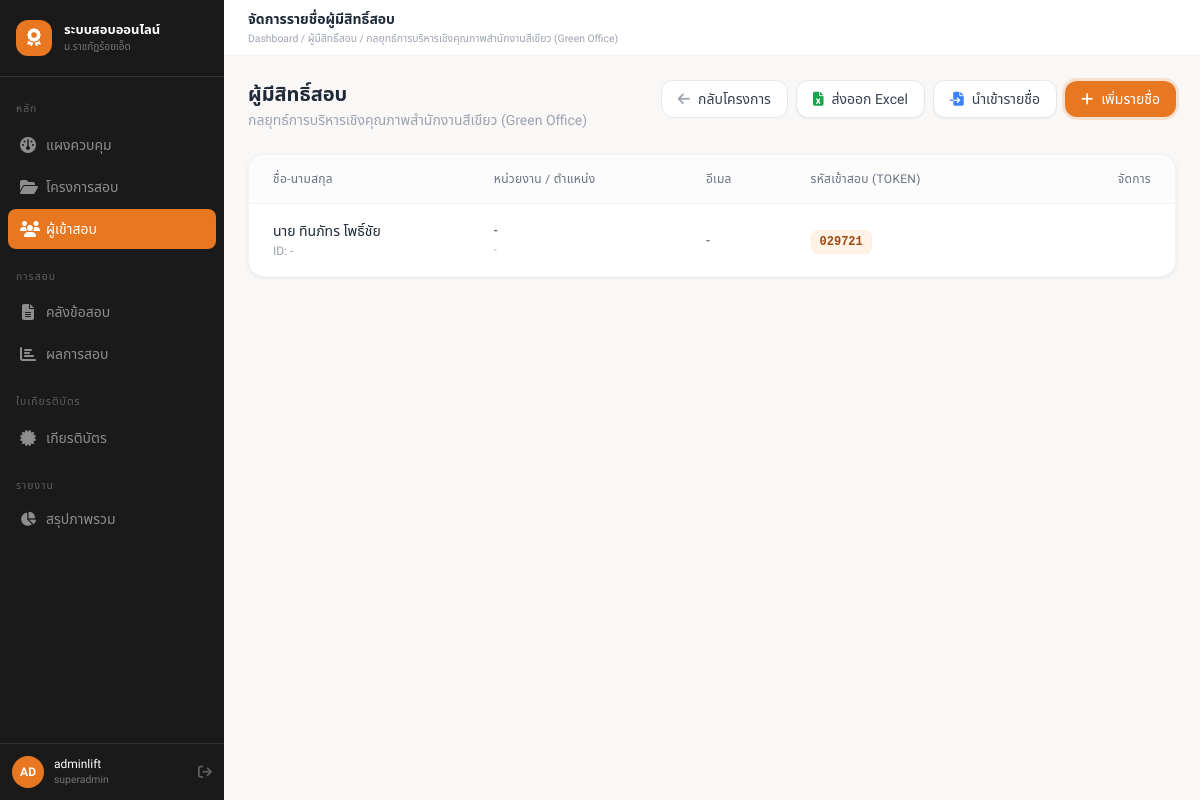
Screenshot of /admin/participants/?project_id=1 (signed in) with the database file from the repository.
### tables this page shows
CREATE TABLE `projects` (
  `id` int NOT NULL AUTO_INCREMENT,
  `name` varchar(255) NOT NULL,
  `code` varchar(50) DEFAULT NULL,
  `description` text,
  `organizer` varchar(255) DEFAULT NULL,
  `location` varchar(255) DEFAULT NULL,
  `start_date` date DEFAULT NULL,
  `end_date` date DEFAULT NULL,
  `exam_start` datetime DEFAULT NULL,
  `exam_end` datetime DEFAULT NULL,
  `manual_override` tinyint(1) DEFAULT '0',
  `warning_before` int DEFAULT '30',
  `allow_early_login` tinyint(1) DEFAULT '0',
  `auto_submit_on_close` tinyint(1) DEFAULT '1',
  `pass_score` decimal(5,2) DEFAULT '70.00',
  `max_attempts` int DEFAULT '1',
  `time_limit_min` int DEFAULT '60',
  `question_count` int DEFAULT '0',
  `randomize_questions` tinyint(1) DEFAULT '1',
  `randomize_choices` tinyint(1) DEFAULT '1',
  `show_result_immediately` tinyint(1) DEFAULT '1',
  `cert_template_id` int DEFAULT NULL,
  `cert_number_prefix` varchar(20) DEFAULT 'CERT',
  `cert_sequence` int DEFAULT '1',
  `status` enum('draft','active','closed') DEFAULT 'draft',
  `created_by` int DEFAULT NULL,
  `created_at` timestamp NULL DEFAULT CURRENT_TIMESTAMP,
  `updated_at` timestamp NULL DEFAULT CURRENT_TIMESTAMP ON UPDATE CURRENT_TIMESTAMP,
  PRIMARY KEY (`id`),
  UNIQUE KEY `code` (`code`),
  KEY `cert_template_id` (`cert_template_id`),
  KEY `created_by` (`created_by`),
  CONSTRAINT `projects_ibfk_1` FOREIGN KEY (`cert_template_id`) REFERENCES `cert_templates` (`id`),
  CONSTRAINT `projects_ibfk_2` FOREIGN KEY (`created_by`) REFERENCES `admins` (`id`)
);

CREATE TABLE `participants` (
  `id` int NOT NULL AUTO_INCREMENT,
  `project_id` int NOT NULL,
  `title` varchar(30) DEFAULT NULL,
  `first_name` varchar(100) NOT NULL,
  `last_name` varchar(100) NOT NULL,
  `organization` varchar(200) DEFAULT NULL,
  `position` varchar(150) DEFAULT NULL,
  `email` varchar(150) DEFAULT NULL,
  `phone` varchar(20) DEFAULT NULL,
  `id_card` varchar(13) DEFAULT NULL,
  `access_token` varchar(64) NOT NULL,
  `note` text,
  `import_batch` varchar(50) DEFAULT NULL,
  `created_by` int DEFAULT NULL,
  `created_at` timestamp NULL DEFAULT CURRENT_TIMESTAMP,
  PRIMARY KEY (`id`),
  UNIQUE KEY `access_token` (`access_token`),
  KEY `created_by` (`created_by`),
  KEY `idx_project_name` (`project_id`,`first_name`,`last_name`),
  KEY `idx_token` (`access_token`),
  CONSTRAINT `participants_ibfk_1` FOREIGN KEY (`project_id`) REFERENCES `projects` (`id`) ON DELETE CASCADE,
  CONSTRAINT `participants_ibfk_2` FOREIGN KEY (`created_by`) REFERENCES `admins` (`id`)
);

### controllers/ParticipantController.php (called while the page is built, shortened)
<?php
require_once ROOT_PATH . '/models/Admin.php';
require_once ROOT_PATH . '/models/Project.php';
require_once ROOT_PATH . '/models/Participant.php';
class ParticipantController
{
    private function ensureProject(int $projectId): ?array
    {
        return getProject($projectId);
    }
    public function index(): void
    {
        $projectId = (int) ($_GET['project_id'] ?? 0);
        $project = $this->ensureProject($projectId);
        $participants = getParticipantsByProject($projectId);
        $participantMode = 'list';
        $pageTitle = 'จัดการรายชื่อผู้มีสิทธิ์สอบ';
        $breadcrumb = ['Dashboard', 'ผู้มีสิทธิ์สอบ', $project['name']];
        require VIEWS_PATH . '/layout/admin.php';
    }
}

### config/database.php (called while the page is built, shortened)
<?php
require_once __DIR__ . '/config.php';
function getDB(): PDO
{
    static $pdo = null;
    if ($pdo instanceof PDO) {
        return $pdo;
    }
    $dsn = sprintf('mysql:host=%s;dbname=%s;charset=%s', DB_HOST, DB_NAME, DB_CHARSET);
    try {
        $pdo = new PDO($dsn, DB_USER, DB_PASS, [
            PDO::ATTR_ERRMODE => PDO::ERRMODE_EXCEPTION,
            PDO::ATTR_DEFAULT_FETCH_MODE => PDO::FETCH_ASSOC,
            PDO::ATTR_EMULATE_PREPARES => false,
        ]);
        $pdo->exec("SET time_zone = '+07:00'");
        return $pdo;
    } catch (PDOException $e) {
        error_log('Database connection failed: ' . $e->getMessage());
        http_response_code(500);
        exit('Database connection failed.');
    }
}

### models/Project.php (called while the page is built, shortened)
<?php
function getProject(int $id): ?array
{
    $stmt = getDB()->prepare('
        SELECT p.*,
            (SELECT COUNT(*) FROM participants pp WHERE pp.project_id = p.id) AS participant_count,
            (SELECT COUNT(*) FROM questions q WHERE q.project_id = p.id) AS question_count_total
        FROM projects p
        WHERE p.id = ? LIMIT 1
    ');
    $stmt->execute([$id]);
    $project = $stmt->fetch();
    return $project ?: null;
}

### config/config.php (called while the page is built, shortened)
<?php
function e(?string $value): string
{
    return htmlspecialchars((string) $value, ENT_QUOTES, 'UTF-8');
}
require_once __DIR__ . '/database.php';

### models/Participant.php (called while the page is built, shortened)
<?php
function getParticipantsByProject(int $projectId): array
{
    $stmt = getDB()->prepare('
        SELECT *
        FROM participants
        WHERE project_id = ?
        ORDER BY created_at DESC, first_name ASC, last_name ASC
    ');
    $stmt->execute([$projectId]);
    return $stmt->fetchAll();
}

### views/participants/index.php (the view, shortened to what this page needs)
<?php
$participantMode = $participantMode ?? 'list';
?>
<?php if ($participantMode === 'list'): ?>
    <div class="mb-6 flex flex-col md:flex-row md:items-start justify-between gap-4 fade-up">
        <div>
            <h2 class="text-xl font-semibold text-gray-800">ผู้มีสิทธิ์สอบ</h2>
            <p class="text-sm text-gray-400 mt-0.5"><?= e($project['name']) ?></p>
        </div>
        <div class="flex flex-wrap gap-2">
            <a href="<?= e(BASE_URL) ?>/admin/projects/detail.php?id=<?= (int) $projectId ?>" class="inline-flex items-center px-4 py-2 bg-white border border-gray-200 hover:bg-gray-50 text-gray-700 text-sm font-medium rounded-xl transition-colors">
                <i class="fas fa-arrow-left mr-2 text-gray-400"></i> กลับโครงการ
            </a>
            <div class="flex items-center gap-2">
                <a href="<?= e(BASE_URL) ?>/admin/participants/export.php?project_id=<?= (int) $projectId ?>" class="inline-flex items-center px-4 py-2 bg-white border border-gray-200 hover:bg-gray-50 text-gray-700 text-sm font-medium rounded-xl transition-colors shadow-sm">
                    <i class="fas fa-file-excel mr-2 text-green-600"></i> ส่งออก Excel
                </a>
                <a href="<?= e(BASE_URL) ?>/admin/participants/import.php?project_id=<?= (int) $projectId ?>" class="inline-flex items-center px-4 py-2 bg-white border border-gray-200 hover:bg-gray-50 text-gray-700 text-sm font-medium rounded-xl transition-colors shadow-sm">
                    <i class="fas fa-file-import mr-2 text-blue-500"></i> นำเข้ารายชื่อ
                </a>
                <a href="<?= e(BASE_URL) ?>/admin/participants/create.php?project_id=<?= (int) $projectId ?>" class="inline-flex items-center px-4 py-2 bg-primary-400 hover:bg-primary-500 text-white text-sm font-medium rounded-xl transition-colors shadow-orange shadow-md">
                    <i class="fas fa-plus mr-2"></i> เพิ่มรายชื่อ
                </a>
            </div>
        </div>
    </div>
    <div class="bg-white rounded-2xl border border-gray-100 shadow-card overflow-hidden fade-up fade-up-1">
        <div class="overflow-x-auto">
            <table id="participants-table" class="w-full text-left border-collapse">
                <thead>
                    <tr class="bg-gray-50/50 border-b border-gray-100 text-xs font-semibold text-gray-500 tracking-wide uppercase">
                        <th class="px-6 py-4 font-medium">ชื่อ-นามสกุล</th>
                        <th class="px-6 py-4 font-medium">หน่วยงาน / ตำแหน่ง</th>
                        <th class="px-6 py-4 font-medium">อีเมล</th>
                        <th class="px-6 py-4 font-medium">รหัสเข้าสอบ (Token)</th>
                        <th class="px-6 py-4 text-right font-medium">จัดการ</th>
                    </tr>
                </thead>
                <tbody class="divide-y divide-gray-100 text-sm">
                <?php foreach ($participants as $participant): ?>
                    <tr class="hover:bg-primary-50/30 transition-colors group">
                        <td class="px-6 py-4">
                            <div class="font-medium text-gray-800"><?= e(trim(($participant['title'] ? $participant['title'] . ' ' : '') . $participant['first_name'] . ' ' . $participant['last_name'])) ?></div>
                            <div class="text-xs text-gray-400 mt-0.5">ID: <?= e($participant['id_card'] ?: '-') ?></div>
                        </td>
                        <td class="px-6 py-4">
                            <div class="text-gray-700 font-medium"><?= e($participant['organization'] ?: '-') ?></div>
                            <div class="text-xxs text-gray-400"><?= e($participant['position'] ?: '-') ?></div>
                        </td>
                        <td class="px-6 py-4 text-gray-600"><?= e($participant['email'] ?: '-') ?></td>
                        <td class="px-6 py-4">
                            <code class="px-2 py-1 bg-primary-50 text-primary-600 rounded-lg text-xs font-bold font-mono select-all cursor-pointer border border-primary-100" title="คลิกเพื่อเลือกโค้ด">
                                <?= e($participant['access_token']) ?>
                            </code>
                        </td>
                        <td class="px-6 py-4 text-right">
                        </td>
                    </tr>
                <?php endforeach; ?>
                </tbody>
            </table>
        </div>
    </div>
<?php endif; ?>

### views/layout/topbar.php (shortened to what this page needs)
<header class="fixed top-0 left-56 right-0 h-14 bg-white border-b border-gray-100 flex items-center justify-between px-6 z-30">
  <div>
    <h1 class="text-sm font-semibold text-gray-800"><?= htmlspecialchars($pageTitle ?? '') ?></h1>
    <?php if (!empty($breadcrumb)): ?>
    <p class="text-xxs text-gray-400 mt-0.5">
      <?= implode(' / ', array_map('htmlspecialchars', $breadcrumb)) ?>
    </p>
    <?php endif; ?>
  </div>
</header>

### assets/css/app.css (style rules this page uses)
*, *::before, *::after { box-sizing: border-box; }
html { scroll-behavior: smooth; }
body { font-family: 'Sarabun', 'Noto Sans Thai', 'Outfit', sans-serif; background-color: #F9F8F6; color: #1A1A1A; line-height: 1.7; -webkit-font-smoothing: antialiased; }
.shadow-card { box-shadow: 0 1px 4px rgba(0,0,0,0.07); }
.shadow-orange { box-shadow: 0 0 0 3px rgba(232,119,34,0.18); }

### views/layout/header.php (style rules this page uses)
.fade-up { animation: fadeUp 0.4s ease-out both; }
.fade-up-1 { animation-delay: 0.05s; }

### rows the page displays
projects: name "Dashboard / ผู้มีสิทธิ์สอบ / กลยุทธ์การบริหารเชิงคุณภาพสำนักงานสีเขียว (Green Office)", name "กลยุทธ์การบริหารเชิงคุณภาพสำนักงานสีเขียว (Green Office)"
participants: title+first_name+last_name "นาย ทินภัทร โพธิ์ชัย", id_card "-", organization "-", position "-", email "-", access_token "029721"

### other values shown
$item['label'] "แผงควบคุม"
$item['label'] "โครงการสอบ"
$item['label'] "ผู้เข้าสอบ"
$item['label'] "คลังข้อสอบ"
$item['label'] "ผลการสอบ"
$item['label'] "เกียรติบัตร"
implode('', array_slice($chars, 0, 2)) "AD"
$_SESSION['admin_name'] "adminlift"
$_SESSION['admin_role'] "superadmin"
$pageTitle "จัดการรายชื่อผู้มีสิทธิ์สอบ"
